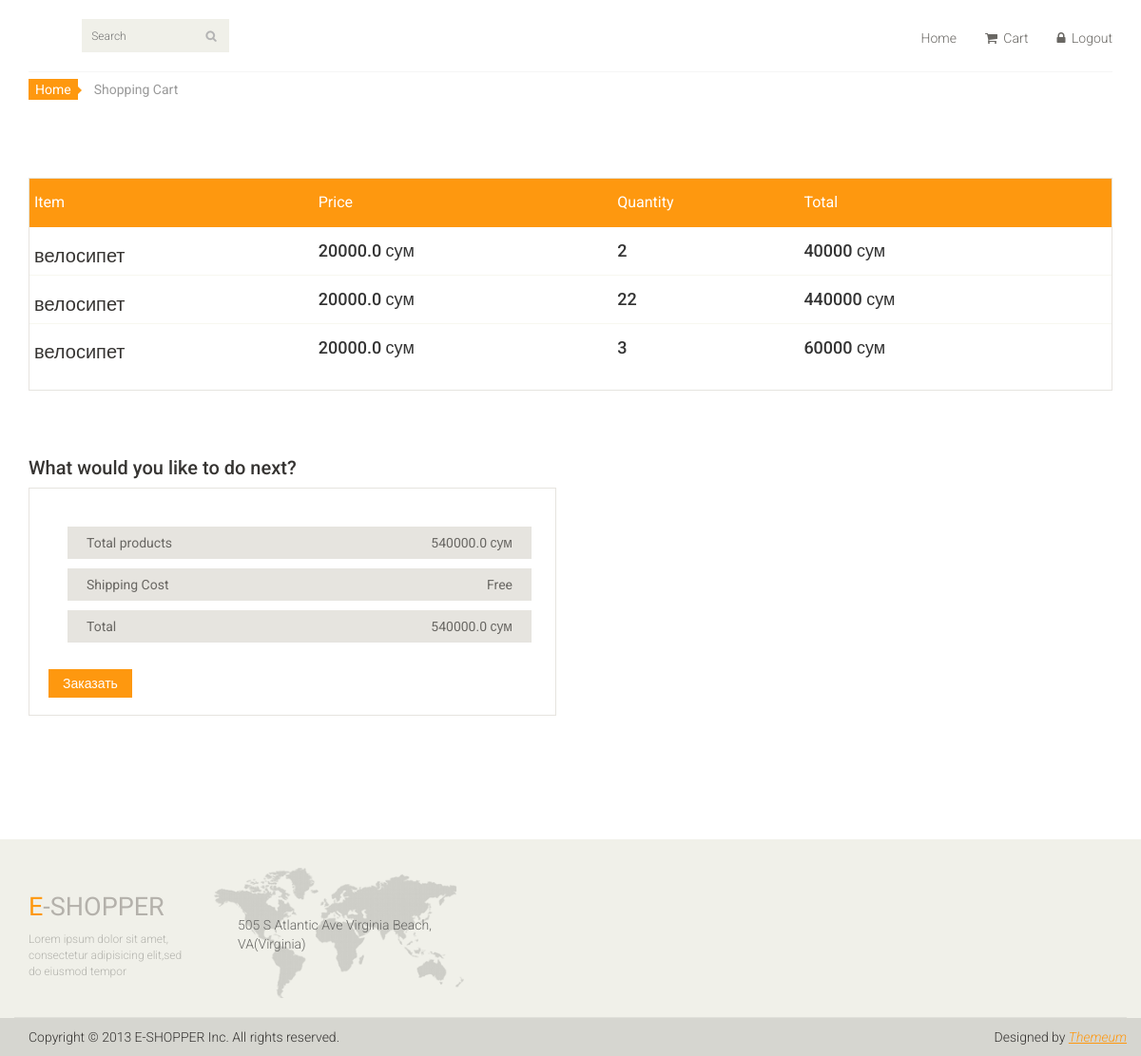
/korzina (signed in), run on the app's committed database.
### main_page/models.py (models this page shows)
class UserCart(models.Model):
    user_id = models.IntegerField()
    product = models.ForeignKey(Product, on_delete=models.CASCADE)
    quantity = models.IntegerField()

class Product(models.Model):
    product_name = models.CharField(max_length=150)
    product_price = models.FloatField()
    product_description = models.TextField()
    product_photo = models.ImageField()
    product_category = models.ForeignKey(Category, on_delete=models.CASCADE)
    def __str__(self):
        return self.product_name

### main_page/views.py (the view)
# urls.py: path('korzina', views.get_user_cart)
def get_user_cart(request):
    user_cart = models.UserCart.objects.filter(user_id=request.user.id)
    total = sum([ i.product.product_price*i.quantity for i in user_cart])
    return render(request, 'user_cart.html', {'cart': user_cart, 'total': total})

### main_page/templates/user_cart.html
{% extends 'index.html' %}
{% block content %}
	<section id="cart_items">
		<div class="container">
			<div class="breadcrumbs">
				<ol class="breadcrumb">
				  <li><a href="/">Home</a></li>
				  <li class="active">Shopping Cart</li>
				</ol>
			</div>
			<div class="table-responsive cart_info">
				<table class="table table-condensed">
					<thead>
						<tr class="cart_menu">
							<td class="description">Item</td>
							<td class="price">Price</td>
							<td class="quantity">Quantity</td>
							<td class="total">Total</td>
							<td></td>
						</tr>
					</thead>
					<tbody>
					{% for i in cart %}
						<tr>
							<td class="cart_description">
								<h4><a href="/product/{{ i.id }}">{{ i.product }}</a></h4>
							</td>
							<td class="cart_price">
								<h4>{{ i.product.product_price }} сум</h4>
							</td>
							<td class="cart_quantity">
								<h4>{{ i.quantity }}</h4>
							</td>
							<td class="cart_total">
								<h4>{% widthratio i.product.product_price 1 i.quantity %} сум</h4>
							</td>
						</tr>
					{% endfor %}
					</tbody>
				</table>
			</div>
		</div>
	</section>
	<section id="do_action">
		<div class="container">
			<div class="heading">
				<h3>What would you like to do next?</h3>
			</div>
			<div class="row">
				<div class="col-sm-6">
					<div class="total_area">
						<ul>
							<li>Total products <span>{{ total }} сум</span></li>
							<li>Shipping Cost <span>Free</span></li>
							<li>Total <span>{{ total }} сум</span></li>
						</ul>
							<a class="btn btn-default check_out" href="#">Заказать</a>
					</div>
				</div>
			</div>
		</div>
	</section>
{% endblock content %}

### main_page/static/css/main.css (style rules this page uses)
body { font-family: 'Roboto', sans-serif; background:; position: relative; font-weight:400px; }
ul li { list-style: none; }
a { -webkit-transition: 300ms; -moz-transition: 300ms; -o-transition: 300ms; transition: 300ms; }
h1, h2, h3, h4, h5, h6 { font-family: 'Roboto', sans-serif; }
#do_action { margin-bottom: 50px; }
.breadcrumbs { position: relative; }
.breadcrumbs .breadcrumb { background:transparent; margin-bottom: 75px; padding-left: 0; }
.breadcrumbs .breadcrumb li a { background:#FE980F; color: #FFFFFF; padding: 3px 7px; }
.breadcrumbs .breadcrumb li a:after { content:""; height:auto; width: auto; border-width: 8px; border-style: solid; border-color:transparent transparent transparent #FE980F; position: absolute; top: 11px; left:48px; }
.breadcrumbs .breadcrumb > li + li:before { content: " "; }
#cart_items .cart_info { border: 1px solid #E6E4DF; margin-bottom: 50px }
#cart_items .cart_info .cart_menu { background: #FE980F; color: #fff; font-size: 16px; font-family: 'Roboto', sans-serif; font-weight: normal; }
#cart_items .cart_info .table.table-condensed thead tr { height: 51px; }
#cart_items .cart_info .table.table-condensed tr { border-bottom: 1px solid#F7F7F0 }
#cart_items .cart_info .table.table-condensed tr:last-child { border-bottom: 0 }
.cart_info table tr td { border-top: 0 none; vertical-align: inherit; }
#cart_items .cart_info .cart_description h4 { margin-bottom: 0 }
#cart_items .cart_info .cart_description h4 a { color: #363432; font-family: 'Roboto',sans-serif; font-size: 20px; font-weight: normal; }
.heading h3 { color: #363432; font-size: 20px; font-family: 'Roboto', sans-serif; }
#do_action .total_area { padding-bottom: 18px !important; }
#do_action .total_area, #do_action .chose_area { border: 1px solid #E6E4DF; color: #696763; padding: 30px 25px 30px 0; margin-bottom: 80px; }
.total_area span { float: right; }
.total_area ul li { background:#E6E4DF; color: #696763; margin-top: 10px; padding: 7px 20px; }
.update, .check_out { background: #FE980F; border-radius: 0; color: #FFFFFF; margin-top: 18px; border: none; padding: 5px 15px; }
.check_out { margin-left: 20px }

### data on the page
UserCart: product "велосипет", product.product_price "20000.0", quantity "2", product+quantity "40000"
UserCart: product "велосипет", product.product_price "20000.0", quantity "22", product+quantity "440000"
UserCart: product "велосипет", product.product_price "20000.0", quantity "3", product+quantity "60000"

### other printed values
{{ total }} "540000.0"
